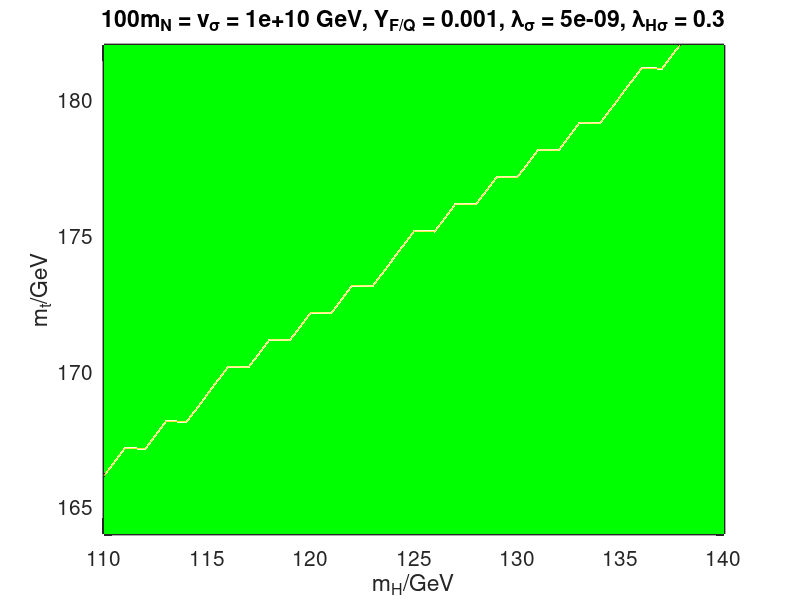

This figure's MATLAB source: (Note: this script raises an error after producing the figure.)
% Helper to plot data
clear;
S = load('StabilityMatrix2.mat');
S = S.stabilityLimit;
mhRange = 110:1:140;
mtRange = 164:1:182;
nscale = 100; % 100
yf0 = 1e-3;             % Dirac neutrino Yukawa coupling
vS = 1e10;               % Scalar singlet VEV 2e9
lambdaS0 = 5e-9;        % Scalar singlet self-coupling 5e-9
lambdaHS0 = 0.3;       % Scalar singlet-doublet coupling 7e-6
mt = 172.44;    mh = 125.09;
dmt = 0.60;     dmh = 0.32;
mtLower = mt-dmt;  mtUpper = mt+dmt;
mhLower = mh-dmh;  mhUpper = mh+dmh;
figure;
cLevels = 6:18;
[cc hh] = contour(mhRange, mtRange, S,[2 2],'ShowText','Off'); hold on;
xlabel('m_H/GeV'); ylabel('m_t/GeV');
title([num2str(nscale,3),'m_N = v_\sigma = ', num2str(vS,3), ' GeV, Y_{F/Q} = ', num2str(yf0,3), ', \lambda_{\sigma} = ', num2str(lambdaS0,3), ', \lambda_{H\sigma} = ', num2str(lambdaHS0,3)],'FontSize',15);
set(gca,'XMinorTick','on','YMinorTick','on');
set(gca,'LineWidth',2,'TickLength',[0.025 0.025]);
set(gca,'FontSize',15);
grid on;
xlim([110 140]);
ylim([164 182]);
% 
% Fill with color
cHiggs = cc(1,2:end);    cTop = cc(2,2:end);
area(cHiggs, 182*ones(length(cHiggs)), 'FaceColor', 'Yellow', 'LineStyle', 'none');
area(cHiggs, cTop,'FaceColor','Green','LineStyle','none');
area([cHiggs(end) mhRange(end)], mtRange(end)*[1 1],'FaceColor','Green','LineStyle','none');
% area([cHiggs mhRange(end)], [cTop mtRange(end)],'FaceColor','Cyan','LineStyle','none');
% 
% Experimental range in (mHiggs, mTop) plane
h = rectangle;
h.Position = [mhLower mtLower 2*dmh 2*dmt];
h.FaceColor = 'magenta';
plot(mh,mt,'k.','MarkerSize',20);
%text(135,166,'Unstable region','FontSize',20,'Rotation',90);
text(120,175','Metastability region','FontSize',20,'Rotation',28);
text(125,170','Stability region','FontSize',20,'Rotation',28);
